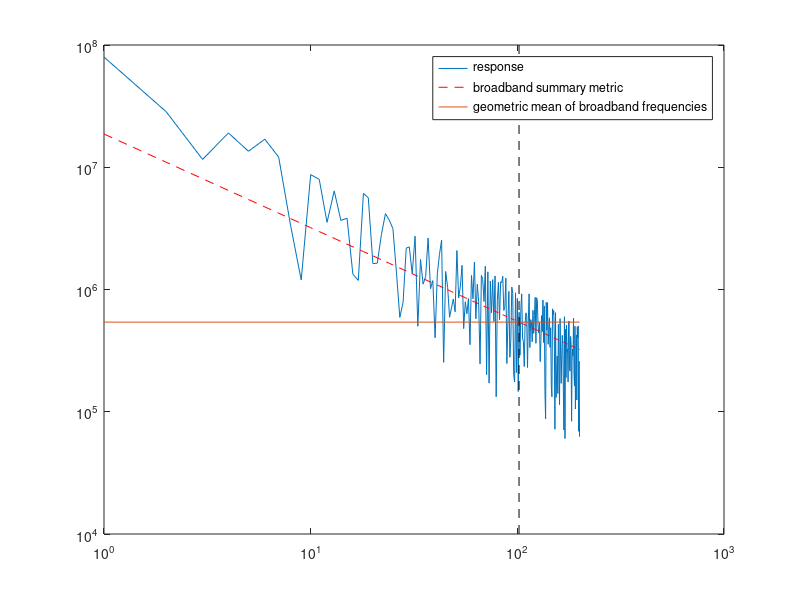

Write the MATLAB code that produced this figure.
%% Simulate broadband in order to understand units

f = 1:200; % frequencies (Hz)
k = 10^8;  % Y intercept
n = -1;    % Slope in log-log space
response = k*f.^(n);

% add noise
response = response .* (.1+rand(size(f)));

bb_idx = setdiff(60:150, 12:12:200); % frequencies used to summarize broabband

% broadband summary metric 
getbb = @(x) geomean(x(bb_idx),2);
bb = getbb(response);

% linear fit in log log space
linpred = polyfit(log(f(bb_idx)), log(response(bb_idx)), 1);

% the crossover point is the temporal frequency at which the response
% matches the summary metric
crossover = geomean(bb_idx);
assert(isequal(geomean(bb_idx), crossover))

% visualize it
figure, plot(f, response,  ...
    f, exp(polyval(linpred, log(f))), 'r--', ...
    f([1 end]), [1 1]*bb)

set(gca, 'YScale', 'log', 'XScale', 'log');
yl = get(gca, 'YLim');
hold on
plot(crossover*[1 1], yl, 'k--')

legend('response', 'broadband summary metric', 'geometric mean of broadband frequencies')
